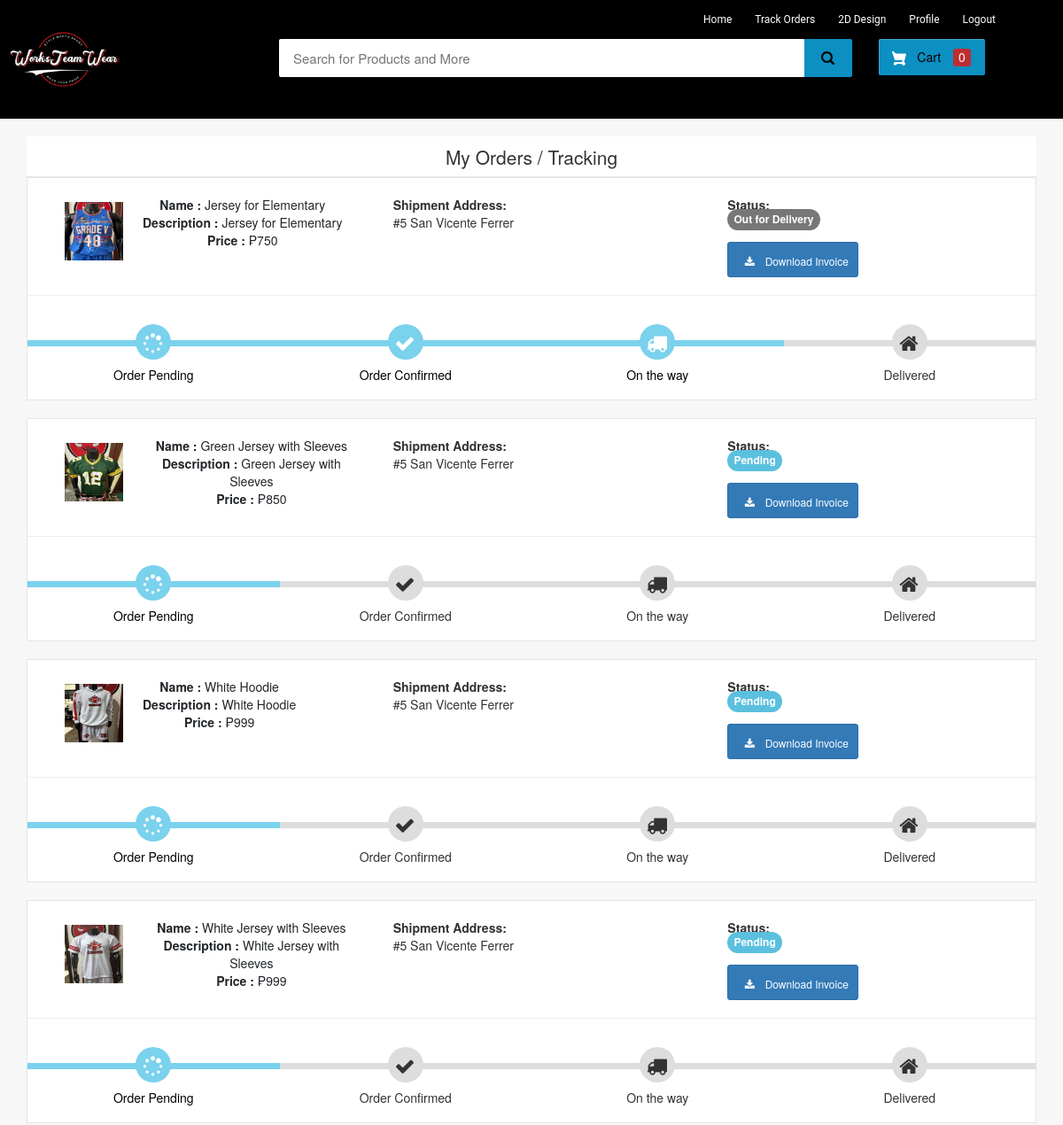
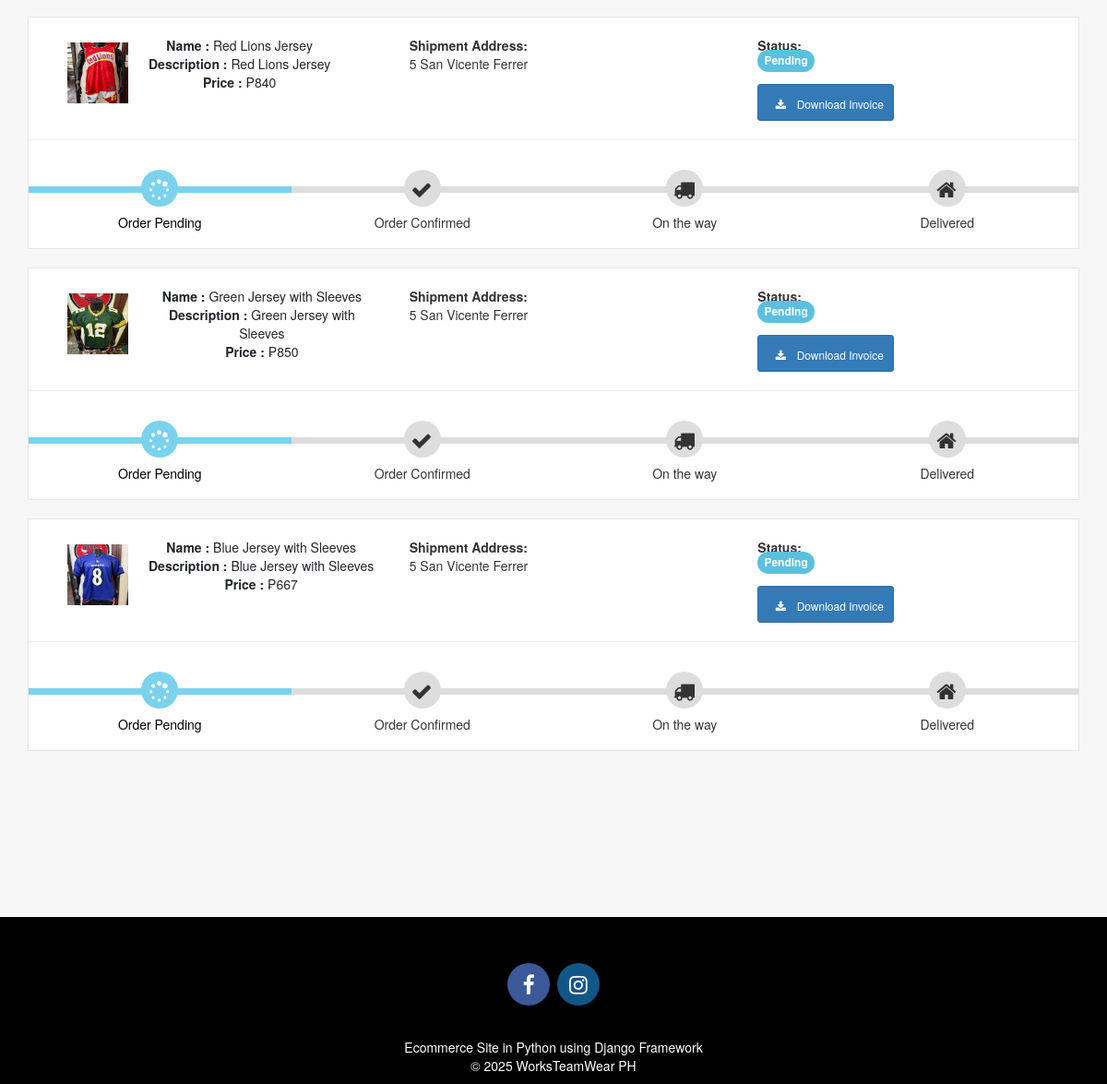
Screenshot of /my-order (signed in) with the database file from the repository (2 pictures, top to bottom).
### ecom/models.py (models this page shows, shortened)
class Product(models.Model):
    name = models.CharField(max_length=40)
    product_image = models.ImageField(upload_to='product_image/', null=True, blank=True)
    price = models.PositiveIntegerField()
    description = models.CharField(max_length=40)
    SIZE_CHOICES = (
        ('S', 'Small'),
        ('M', 'Medium'),
        ('XL', 'Extra Large'),
    )
    size = models.CharField(max_length=2, choices=SIZE_CHOICES, default='M')

class Orders(models.Model):
    STATUS = (
        ('Pending','Pending'),
        ('Order Confirmed','Order Confirmed'),
        ('Out for Delivery','Out for Delivery'),
        ('Delivered','Delivered'),
    )
    customer = models.ForeignKey('Customer', on_delete=models.CASCADE,null=True)
    product = models.ForeignKey('Product',on_delete=models.CASCADE,null=True)
    email = models.CharField(max_length=50,null=True)
    address = models.CharField(max_length=500,null=True)
    mobile = models.CharField(max_length=20,null=True)
    order_date = models.DateField(auto_now_add=True,null=True)
    status = models.CharField(max_length=50,null=True,choices=STATUS)
    size = models.CharField(max_length=2, null=True)  # Add this line

### ecom/views.py (the view)
# urls.py: path('my-order', views.my_order_view,name='my-order'),
@login_required(login_url='customerlogin')
@user_passes_test(is_customer)
def my_order_view(request):
    customer=models.Customer.objects.get(user_id=request.user.id)
    orders=models.Orders.objects.all().filter(customer_id = customer)
    ordered_products=[]
    for order in orders:
        ordered_product=models.Product.objects.all().filter(id=order.product.id)
        ordered_products.append(ordered_product)
    return render(request,'ecom/my_order.html',{'data':zip(ordered_products,orders)})

### ecom/views.py (called while the page is built)
def is_customer(user):
    return user.groups.filter(name='CUSTOMER').exists()

### templates/ecom/my_order.html (shortened to what this page needs)
{% extends 'ecom/customer_base.html' %} {% load static %} {% block content %}
<br>
<div class="container">
    <header class="card-header" style="text-align:center; font-size: 21px"> My Orders / Tracking </header>
    {% for products,order in data %}
    <article class="card">
        <div class="card-body">
            <ul class="row" style="margin-left:20px;margin-top:20px;">
                <li class="col-md-4">
                    <figure class="itemside mb-3">
                        {%for product in products%}
                        <div class="aside"><img src="{% static product.product_image.url %}" class="img-sm border"></div>
                        <figcaption class="info align-self-center">
                            <p class="title"><strong>Name : </strong>{{product.name}} <br> <strong>Description : </strong>{{product.description}} <br> <strong>Price : </strong>₱{{product.price}}</p>
                        </figcaption>
                    </figure>
                </li>
                <li class="col-md-4">
                    <div class="col"> <strong>Shipment Address:</strong> <br> {{order.address}}</div>
                </li>
                <li class="col-md-4">
                    <div class="col"> <strong>Status:</strong> <br> {% if order.status == 'Pending'%}
                        <td> <span class="label label-info" style="font-size: 12px; border-radius: 30px;">{{order.status}}</span></td>
                        {% elif order.status == 'Delivered' %}
                        <td> <span class="label label-success" style="font-size: 12px; border-radius: 30px;">{{order.status}}</span></td>
                        {% elif order.status == 'Out for Delivery' %}
                        <td> <span class="label label-default" style="font-size: 12px; border-radius: 30px;">{{order.status}}</span></td>
                        {%else%}
                        <td> <span class="label label-primary" style="font-size: 12px; border-radius: 30px;">{{order.status}}</span></td>
                        {%endif%}
                    </div> <br>
                    <a class="btn btn-primary btn-sm rounded-0" style="text-decoration:none;" href="{% url 'download-invoice' order.id product.id  %}" target="_blank"><i class="fa fa-download " style="font-size: 12px;height:auto"></i> Download Invoice</a>
                </li>
                {%endfor%}
            </ul>
            <hr>
            <div class="track">
                {%if order.status == 'Pending' %}
                <div class="step active"> <span class="icon"> <i style="padding-top:.2em; padding-right:.5em;" class="fa fa-spinner"></i> </span> <span class="text">Order Pending</span> </div>
                <div class="step "> <span class="icon"> <i style="padding-top:.2em; padding-right:.5em;" class="fa fa-check"></i> </span> <span class="text"> Order Confirmed</span> </div>
                <div class="step "> <span class="icon"> <i style="padding-top:.2em; padding-right:.5em;" class="fa fa-truck"></i> </span> <span class="text"> On the way </span> </div>
                <div class="step "> <span class="icon"> <i style="padding-top:.2em; padding-right:.5em;" class="fa fa-home"></i> </span> <span class="text">Delivered</span> </div>
                {%elif order.status == 'Out for Delivery'%}
                <div class="step active"> <span class="icon"> <i style="padding-top:.2em; padding-right:.5em;" class="fa fa-spinner"></i> </span> <span class="text">Order Pending</span> </div>
                <div class="step active"> <span class="icon"> <i style="padding-top:.2em; padding-right:.5em;" class="fa fa-check"></i> </span> <span class="text"> Order Confirmed</span> </div>
                <div class="step active"> <span class="icon"> <i style="padding-top:.2em; padding-right:.5em;" class="fa fa-truck"></i> </span> <span class="text"> On the way </span> </div>
                <div class="step "> <span class="icon"> <i style="padding-top:.2em; padding-right:.5em;" class="fa fa-home"></i> </span> <span class="text">Delivered</span> </div>
                {%endif%}
            </div>
        </div>
    </article><br> {%endfor%}
</div>
<br><br><br><br><br> {% endblock content %}

### templates/ecom/customer_base.html (style rules this page uses)
body { background-color: #ffffff; }
.fa { font-size: 23px; width: 2em; height: 2em; text-align: center; text-decoration: none; margin: 5px 2px; border-radius: 50%; padding-top: 0.5em; }
p { text-align: center; }

### templates/ecom/my_order.html (style rules this page uses)
body { background-color: #f7f7f7; }
.container { margin-top: 0px; margin-bottom: 0px }
.card { position: relative; display: -webkit-box; display: -ms-flexbox; display: flex; -webkit-box-orient: vertical; -webkit-box-direction: normal; -ms-flex-direction: column; flex-direction: column; min-width: 0; word-wrap: break-word; background-color: #fff; background-clip: border-box; border: 1px solid rgba(0, 0, 0, 0.1); border-radius: 0.10rem }
.card-header:first-child { border-radius: calc(0.37rem - 1px) calc(0.37rem - 1px) 0 0 }
.card-header { padding: 0.75rem 1.25rem; margin-bottom: 0; background-color: #fff; border-bottom: 1px solid rgba(0, 0, 0, 0.1) }
.track { position: relative; background-color: #ddd; height: 7px; display: -webkit-box; display: -ms-flexbox; display: flex; margin-bottom: 60px; margin-top: 50px }
.track .step { -webkit-box-flex: 1; -ms-flex-positive: 1; flex-grow: 1; width: 25%; margin-top: -18px; text-align: center; position: relative }
.track .step.active:before { background: #7ad2ed }
.track .step::before { height: 7px; position: absolute; content: ""; width: 100%; left: 0; top: 18px }
.track .step.active .icon { background: #7ad2ed; color: #fff }
.track .icon { display: inline-block; width: 40px; height: 40px; line-height: 40px; position: relative; border-radius: 100%; background: #ddd }
.track .step.active .text { font-weight: 400; color: #000 }
.track .text { display: block; margin-top: 7px }
.itemside { position: relative; display: -webkit-box; display: -ms-flexbox; display: flex; width: 100% }
.itemside .aside { position: relative; -ms-flex-negative: 0; flex-shrink: 0 }
.img-sm { width: 80px; height: 80px; padding: 7px }
ul.row, ul.row-sm { list-style: none; padding: 0 }
.itemside .info { padding-left: 15px; padding-right: 7px }
.itemside .title { display: block; margin-bottom: 5px; color: #212529 }
p { margin-top: 0; margin-bottom: 1rem }

### rows the page displays
Orders: address "#5 San Vicente Ferrer", status "Out for Delivery", shows "Order Pending"
Product: product_image (picture), name "Jersey for Elementary", description "Jersey for Elementary", price "750"
Orders: address "#5 San Vicente Ferrer", status "Pending", shows "Order Pending"
Product: product_image (picture), name "Green Jersey with Sleeves", description "Green Jersey with Sleeves", price "850"
Orders: address "#5 San Vicente Ferrer", status "Pending", shows "Order Pending"
Product: product_image (picture), name "White Hoodie", description "White Hoodie", price "999"
Orders: address "#5 San Vicente Ferrer", status "Pending", shows "Order Pending"
Product: product_image (picture), name "White Jersey with Sleeves", description "White Jersey with Sleeves", price "999"
Orders: address "5 San Vicente Ferrer", status "Pending", shows "Order Pending"
Product: product_image (picture), name "Red Lions Jersey", description "Red Lions Jersey", price "840"
Orders: address "5 San Vicente Ferrer", status "Pending", shows "Order Pending"
Orders: address "5 San Vicente Ferrer", status "Pending", shows "Order Pending"
Product: product_image (picture), name "Blue Jersey with Sleeves", description "Blue Jersey with Sleeves", price "667"
